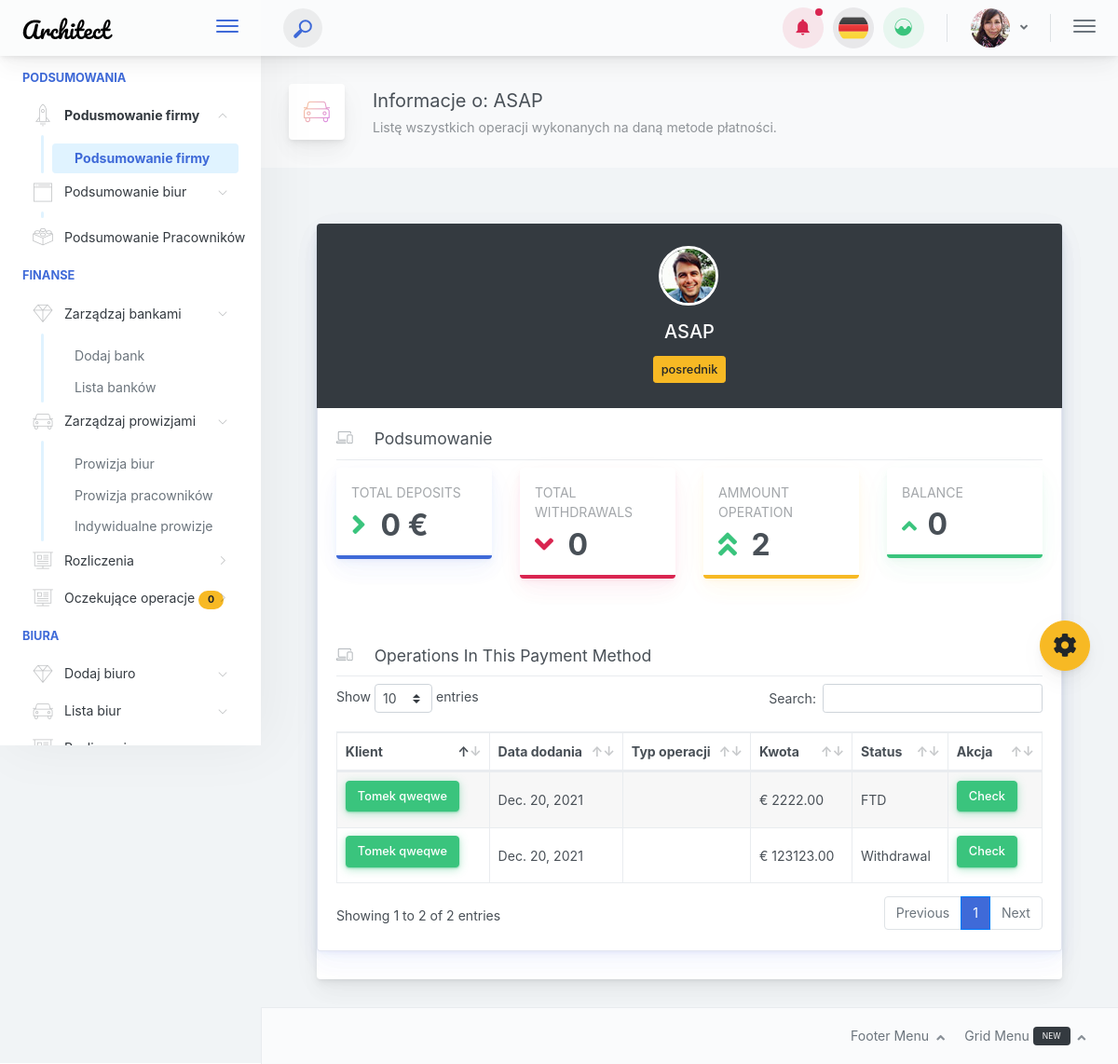
Page /crm/Bank/1/ on the earlier database version.
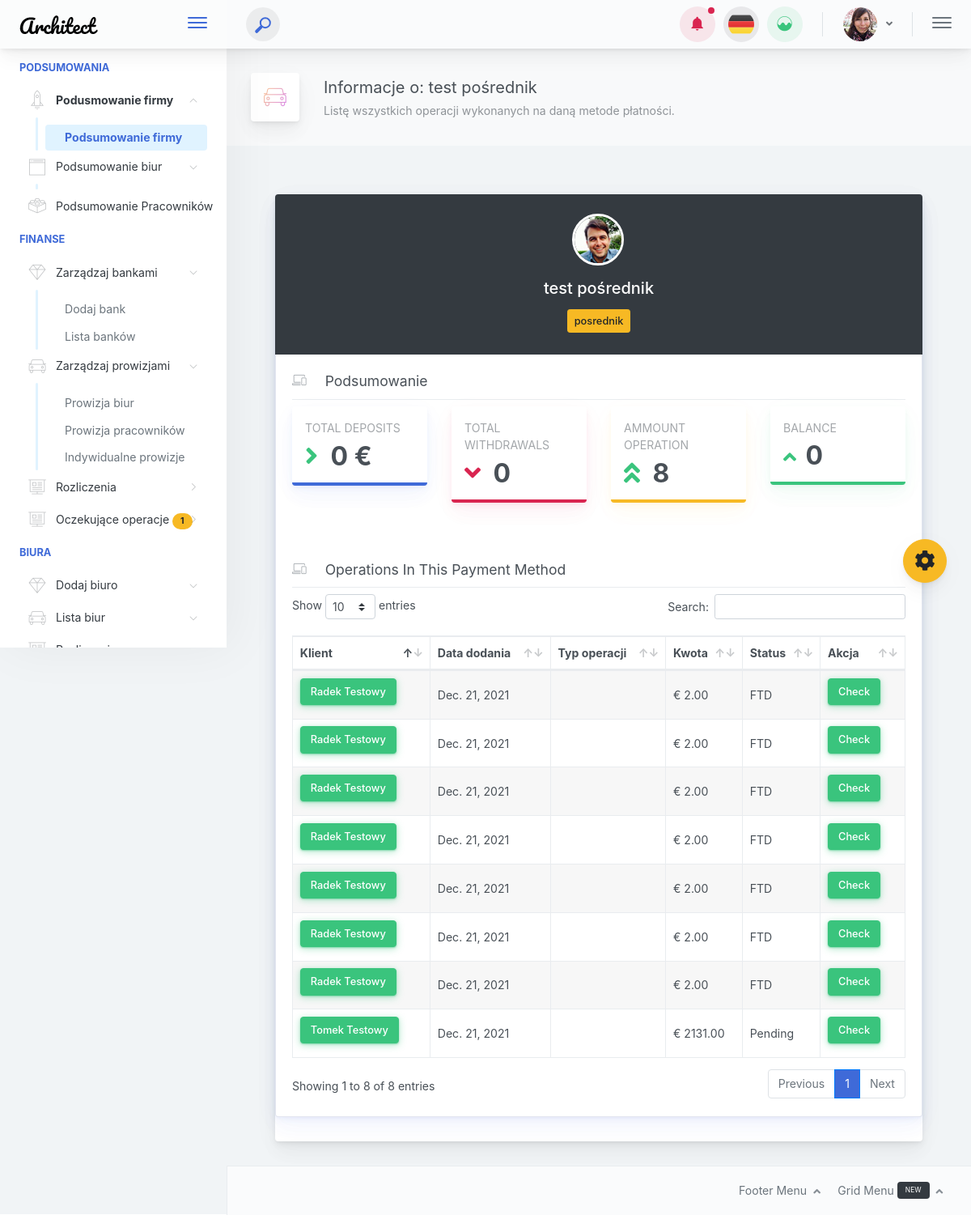
Same page on the later database version.
### crm/models.py (models this page shows, shortened)
class Bank(models.Model):
    def __str__(self):
        return self.name
    class Meta:
        verbose_name = 'Bank'
        verbose_name_plural = 'Banks'
    name = models.CharField(max_length=64)
    type = models.CharField(max_length=20)
    iban = models.CharField(max_length=128, blank=True, null=True)
    wallet = models.CharField(max_length=128, blank=True, null=True)
    owner = models.CharField(max_length=64, blank=True, null=True)
    swift = models.CharField(max_length=20, blank=True, null=True)
    country = models.CharField(max_length=20, blank=True, null=True)
    adres = models.TextField(max_length=128, blank=True, null=True)
    reg_date = models.DateField(blank=True, null=True)
    active = models.BooleanField()
    @property
    def bank_amount_depo(self):
        bank_depo = Operation.objects.filter(bank_id=self).filter(status_id=5).aggregate(Sum('cash')).get('cash__sum')
        bank_wd = Operation.objects.filter(bank_id=self).filter(
            status_id=5).filter(type_id=3).aggregate(Sum('cash')).get('cash__sum')
        if bank_wd is None:
            bank_wd = 0
        if bank_depo is None:
            bank_depo = 0
        return bank_depo - bank_wd
    @property
    def bank_amount_wd(self):
        bank_wd = Operation.objects.filter(bank_id=self).filter(
            status_id=5).filter(type_id=3).aggregate(Sum('cash')).get('cash__sum')
        if bank_wd is None:
            bank_wd = 0
        return bank_wd
    @property
    def bank_amount_operation_count(self):
        bank_count = Operation.objects.filter(bank_id=self).count()
        if bank_count is None:
            bank_count = 0
        return bank_count
    @property
    def bank_amount_bilans(self):
        bank_depo = Operation.objects.filter(bank_id=self).filter(status_id=5).aggregate(Sum('cash')).get('cash__sum')
        bank_wd = Operation.objects.filter(bank_id=self).filter(
            status_id=5).filter(type_id=3).aggregate(Sum('cash')).get('cash__sum')
        if bank_wd is None:
            bank_wd = 0
        if bank_depo is None:
            bank_depo = 0
        return bank_depo - (2 * bank_wd)

class Operation(models.Model):
    client = models.ForeignKey(Client, on_delete=models.CASCADE, related_name='operations')
    cash = models.DecimalField(max_digits=12, decimal_places=2)
    date = models.DateField(blank=True, null=True)
    bank = models.ForeignKey(Bank, on_delete=models.CASCADE, related_name='operation_bank')
    type = models.ForeignKey(Status, on_delete=models.CASCADE, related_name='operation_type')
    who = models.ForeignKey(Employee, on_delete=models.CASCADE)
    status = models.ForeignKey(Status, on_delete=models.CASCADE, related_name='operation_status')
    class Meta:
        verbose_name = 'Operations'
        verbose_name_plural = 'Operations'

class Client(models.Model):
    class Meta:
        verbose_name = 'Client'
        verbose_name_plural = 'Client'
    name = models.CharField(max_length=64)
    lastname = models.CharField(max_length=64)
    phone = models.DecimalField(max_digits=20, decimal_places=0)
    email = models.EmailField(max_length=64, null=True)
    salesman = models.ForeignKey(Employee, on_delete=models.CASCADE, related_name='salesman')
    retention = models.ForeignKey(Employee, on_delete=models.CASCADE, related_name='retention')
    reg_time = models.DateField(blank=True, null=True)
    office = models.ForeignKey(Office, on_delete=models.CASCADE, blank=True, null=True)
    active = models.BooleanField(default=False)

class Status(models.Model):
    def __str__(self):
        return self.status
    status = models.CharField(max_length=64)
    class Meta:
        verbose_name = 'Status'
        verbose_name_plural = 'Status'

### crm/views.py (the view)
# urls.py: path('Bank/<int:bank_id>/', views.bank, name='bank'),
def bank(request, bank_id):
    bank = get_object_or_404(Bank, pk=bank_id)
    operation = Operation.objects.filter(bank_id=bank.id)
    context = {
        'bank': bank,
        'operation': operation,
    }
    return render(request, 'bank.html', context)

### templates/bank.html (shortened to what this page needs)
{%  extends 'masterpage.html' %}
{% load static %}
{% block mainblock %}
    <div class="app-page-title">
                        <div class="page-title-wrapper">
                            <div class="page-title-heading">
                                <div class="page-title-icon">
                                    <i class="pe-7s-car icon-gradient bg-mean-fruit"></i>
                                </div>
                                <div>Informacje o: {{ bank }}
                                    <div class="page-title-subheading">Listę wszystkich operacji wykonanych na daną metode płatności.
                                    </div>
                                </div>
                            </div>
                        </div>
    </div>
<div class="app-main__inner">
<div class="main-card mb-3 card">
                            <div class="card-shadow-primary card-border mb-3 card">
                                <div class="dropdown-menu-header">
                                    <div class="dropdown-menu-header-inner bg-dark">
                                        <div class="menu-header-content">
                                            <div class="avatar-icon-wrapper mb-3 avatar-icon-xl">
                                                <div class="avatar-icon"><img
                                                        src="../assets/images/avatars/6.jpg"
                                                        alt="Logo banku"></div>
                                            </div>
                                            <div>
                                                <h5 class="menu-header-title">{{ bank.name }}</h5>
                                            </div>
                                            <div class="menu-header-btn-pane pt-1">
                                                <button class="btn-icon btn btn-warning btn-sm">{{ bank.type}}</button>
                                            </div>
                                        </div>
                                    </div>
                                </div>
                                <div class="card-body">
                            <div class="card-header-title font-size-lg text-capitalize font-weight-normal">
                                <i class="header-icon lnr-laptop-phone mr-3 text-muted opacity-6"> </i>
                                Podsumowanie</div>
                             <div tabindex="-1" class="dropdown-divider"></div>
                                <div class="row">
                        <div class="col-md-6 col-lg-3">
                            <div class="widget-chart widget-chart2 text-left mb-3 card-btm-border card-shadow-primary border-primary card">
                                <div class="widget-chat-wrapper-outer">
                                    <div class="widget-chart-content">
                                        <div class="widget-title opacity-5 text-uppercase">Total deposits</div>
                                        <div class="widget-numbers mt-2 fsize-4 mb-0 w-100">
                                            <div class="widget-chart-flex align-items-center">
                                                <div>
                                                    <span class="opacity-10 text-success pr-2">
                                                        <i class="fa fa-angle-right"></i>
                                                    </span>
                                                    {{ bank.bank_amount_depo }} €
                                                </div>
                                            </div>
                                        </div>
                                    </div>
                                </div>
                            </div>
                        </div>
                        <div class="col-md-6 col-lg-3">
                            <div class="widget-chart widget-chart2 text-left mb-3 card-btm-border card-shadow-danger border-danger card">
                                <div class="widget-chat-wrapper-outer">
                                    <div class="widget-chart-content">
                                        <div class="widget-title opacity-5 text-uppercase">Total withdrawals</div>
                                        <div class="widget-numbers mt-2 fsize-4 mb-0 w-100">
                                            <div class="widget-chart-flex align-items-center">
                                                <div>
                                                    <span class="opacity-10 text-danger pr-2">
                                                        <i class="fa fa-angle-down"></i>
                                                    </span>
                                                    {{ bank.bank_amount_wd }}
                                                </div>
                                            </div>
                                        </div>
                                    </div>
                                </div>
                            </div>
                        </div>
                        <div class="col-md-6 col-lg-3">
                            <div class="widget-chart widget-chart2 text-left mb-3 card-btm-border card-shadow-warning border-warning card">
                                <div class="widget-chat-wrapper-outer">
                                    <div class="widget-chart-content">
                                        <div class="widget-title opacity-5 text-uppercase">Ammount operation</div>
                                        <div class="widget-numbers mt-2 fsize-4 mb-0 w-100">
                                            <div class="widget-chart-flex align-items-center">
                                                <div>
                                                    <span class="opacity-10 text-success pr-2">
                                                        <i class="fa fa-angle-double-up"></i>
                                                    </span>
                                                    {{ bank.bank_amount_operation_count }}
                                                </div>
                                            </div>
                                        </div>
                                    </div>
                                </div>
                            </div>
                        </div>
                        <div class="col-md-6 col-lg-3">
                            <div class="widget-chart widget-chart2 text-left mb-3 card-btm-border card-shadow-success border-success card">
                                <div class="widget-chat-wrapper-outer">
                                    <div class="widget-chart-content">
                                        <div class="widget-title opacity-5 text-uppercase">Balance</div>
                                        <div class="widget-numbers mt-2 fsize-4 mb-0 w-100">
                                            <div class="widget-chart-flex align-items-center">
                                                <div>
                                                    <small class="fa fa-angle-up text-success pr-1"></small>
                                                    {{ bank.bank_amount_bilans }}
                                                </div>
                                            </div>
                                        </div>
                                    </div>
                                </div>
                            </div>
                        </div>
                    </div>
                                </div>
                        <div class="card-body">
                        <div class="card-header-title font-size-lg text-capitalize font-weight-normal">
                            <i class="header-icon lnr-laptop-phone mr-3 text-muted opacity-6">
                            </i>Operations in this payment method
                        </div>
                        <div tabindex="-1" class="dropdown-divider"></div>
                               <table  style="width: 100%;" id="bank-operation-list" class="table table-hover table-striped table-bordered dataTable dtr-inline">
                                <thead>
                                <tr>
                                    <th>Klient</th>
                                    <th>Data dodania</th>
                                    <th>Typ operacji</th>
                                    <th>Kwota</th>
                                    <th>Status</th>
                                    <th>Akcja</th>
                                </tr>
                                </thead>
                                <tbody>
                                {%  for c in operation %}
                                <tr>
                                    <td>
                                    <form method="POST">
                                            <button type="submit" class="mb-2 mr-2 btn btn-shadow btn-success">
                                                {{ c.client.name }} {{ c.client.lastname }}
                                            </button>
                                        </form>
                                    </td>
                                    <td>{{ c.date }}</td>
                                    <td>{{ c.type }}</td>
                                    <td>€ {{ c.cash }}</td>
                                    <td>{{ c.status }}</td>
                                    <td>
                                        <form method="POST">
                                            <button type="submit" class="mb-2 mr-2 btn btn-shadow btn-success">Check
                                            </button>
                                        </form>
                                    </td>
                                    {% endfor %}
                                </tr>
                                </tbody>
                            </table>
                        </div>
                    </div>
    </div>
</div>
{% endblock %}

Differences in the rows shown:
changed Bank "posrednik": name "ASAP" → "test pośrednik"; bank_amount_operation_count "2" → "8"
changed Operation "Tomek": client.lastname "qweqwe" → "Testowy"; date "Dec. 20, 2021" → "Dec. 21, 2021"; cash "2222.00" → "2131.00"; status "FTD" → "Pending"
changed Operation (number 2 of 8 on the later page): client.name "Tomek" → "Radek"; client.lastname "qweqwe" → "Testowy"; date "Dec. 20, 2021" → "Dec. 21, 2021"; cash "123123.00" → "2.00"; status "Withdrawal" → "FTD"
added Operation: client.name "Radek", client.lastname "Testowy", date "Dec. 21, 2021", cash "2.00", status "FTD"
added Operation: client.name "Radek", client.lastname "Testowy", date "Dec. 21, 2021", cash "2.00", status "FTD"
added Operation: client.name "Radek", client.lastname "Testowy", date "Dec. 21, 2021", cash "2.00", status "FTD"
added Operation: client.name "Radek", client.lastname "Testowy", date "Dec. 21, 2021", cash "2.00", status "FTD"
added Operation: client.name "Radek", client.lastname "Testowy", date "Dec. 21, 2021", cash "2.00", status "FTD"
added Operation: client.name "Radek", client.lastname "Testowy", date "Dec. 21, 2021", cash "2.00", status "FTD"
Other differences:
text written by a page script: "Show entries Search: Showing 1 to 2 of 2 entries Previous 1 Next" → "Show entries Search: Showing 1 to 8 of 8 entries Previous 1 Next"
text no longer shown: "0"
text now shown: "1"
